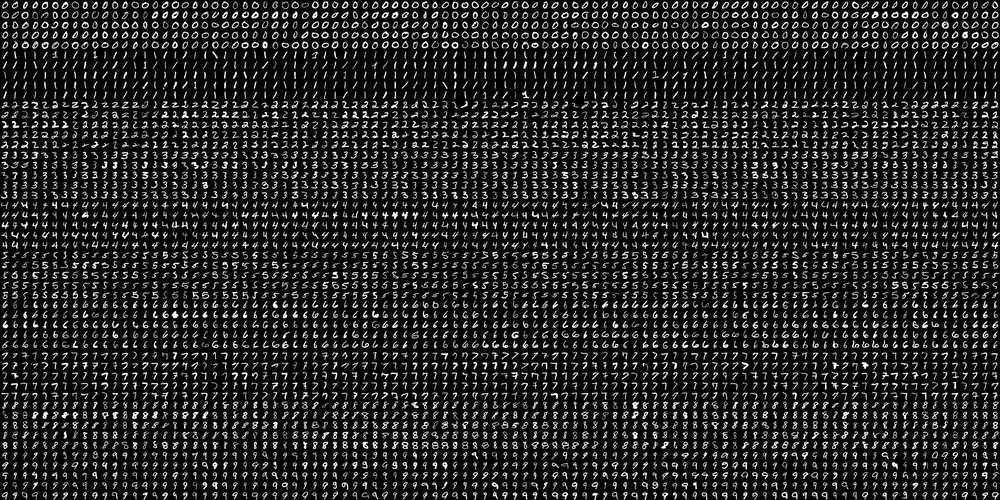
#> input picture datasets/digits.png, 1000 x 500 px, shrunk from 2000 x 1000 before the run
$ jupyter execute --allow-errors 4-machine-learning.ipynb   (older library calls are emulated)
#> lines starting #> are read from the running program, lines starting #| are printed output that depends on the picture
[cell 1]
# MNIST

import cv2
import numpy as np

def show_image(image):
    cv2.namedWindow('image', cv2.WINDOW_NORMAL)
    cv2.imshow('image', image)
    cv2.waitKey(0)
    cv2.destroyAllWindows()

digits = cv2.imread('../datasets/digits.png', 0)
#> digits is the input picture: shape (500, 1000); min 0, max 255, mean 36.1

# show_image(digits)
# print(digits.shape)

images = [np.hsplit(row, 100)
          for row in
          np.vsplit(digits, 50)]
#> images = 50 items

images = np.array(images, dtype=np.float32)

# print(images.shape)

train_features = images[:, :50].reshape(-1, (20 * 20))
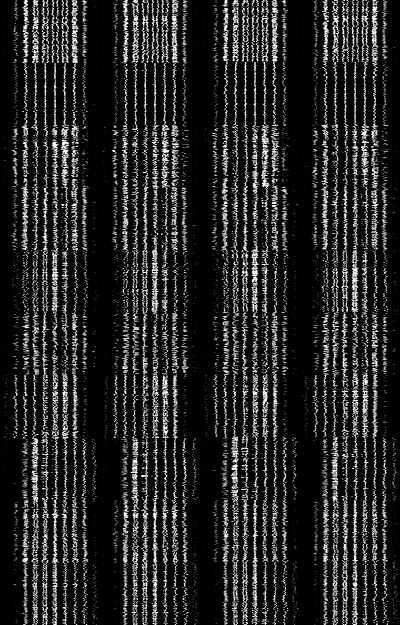
#> train_features: shape (625, 400) float32; min 0, max 255, mean 36.1
test_features = images[:, 50:100].reshape(-1, (20 * 20))
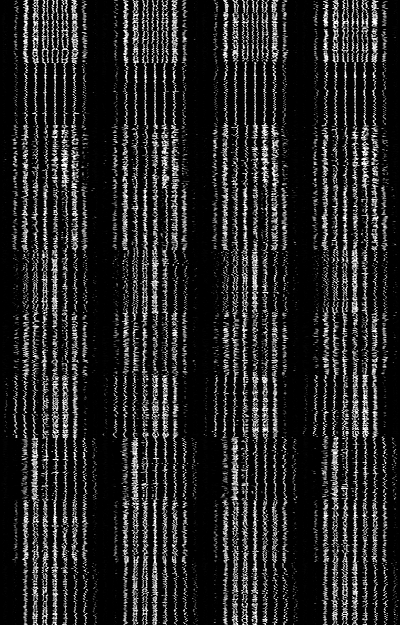
#> test_features: shape (625, 400) float32; min 0, max 255, mean 36.1

# create labels
k = np.arange(10)
train_labels = np.repeat(k, 250).reshape(-1, 1)
test_labels = train_labels.copy()

knn = cv2.ml.KNearest_create()
#> (the rest of this cell did not finish here and is left out)

[cell 2]
# MNIST

import cv2
import numpy as np

def show_image(image):
    cv2.namedWindow('image', cv2.WINDOW_NORMAL)
    cv2.imshow('image', image)
    cv2.waitKey(0)
    cv2.destroyAllWindows()

fashion = cv2.imread('../datasets/fashion.png', 0)
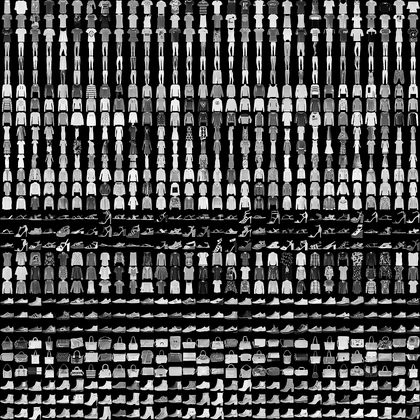
#> input picture datasets/fashion.png, 420 x 420 px, shrunk from 840 x 840 before the run
#> fashion is the input picture: shape (420, 420); min 0, max 255, mean 73.3
# 840 x 840

images = [np.hsplit(row, 30)
          for row in
          np.vsplit(fashion, 30)]
#> images = 30 items

images = np.array(images, dtype=np.float32)

# print(images.shape)

#> (the rest of this cell did not finish here and is left out)

[cell 3]
import cv2
import numpy as np

def show_image(image):
    cv2.namedWindow('image', cv2.WINDOW_NORMAL)
    cv2.imshow('image', image)
    cv2.waitKey(0)
    cv2.destroyAllWindows()

fashion = cv2.imread('../datasets/fashion.png', 0)
# 840 x 840

images = [np.hsplit(row, 30)
          for row in
          np.vsplit(fashion, 30)]

images = np.array(images, dtype=np.float32)

# print(images.shape)

#> (the rest of this cell did not finish here and is left out)

[cell 4]
import cv2
import numpy as np

def show_image(image):
    cv2.namedWindow('image', cv2.WINDOW_NORMAL)
    cv2.imshow('image', image)
    cv2.waitKey(0)
    cv2.destroyAllWindows()

fashion = cv2.imread('../datasets/digits.png', 0)
# 840 x 840

images = [np.hsplit(row, 100)
          for row in
          np.vsplit(fashion, 50)]
#> images = 50 items

images = np.array(images, dtype=np.float32)

# print(images.shape)

train_features = images[:, :50].reshape(-1, (20 * 20))
test_features = images[:, 50:100].reshape(-1, (20 * 20))


# create labels
k = np.arange(10)
train_labels = np.repeat(k, 250).reshape(-1, 1)
test_labels = train_labels.copy()

knn = cv2.ml.SVM_create()
knn.setKernel(cv2.ml.SVM_LINEAR)
knn.setC(2.67)
knn.setGamma(5.383)
knn.setType(cv2.ml.SVM_C_SVC)

#> (the rest of this cell did not finish here and is left out)

[cell 5]
# Mean Normalization

[cell 6]
import cv2
import numpy as np

def show_image(image):
    cv2.namedWindow('image', cv2.WINDOW_NORMAL)
    cv2.imshow('image', image)
    cv2.waitKey(0)
    cv2.destroyAllWindows()

digits = cv2.imread('../datasets/digits.png', 0)

# show_image(digits)
# print(digits.shape)

images = [np.hsplit(row, 100)
          for row in
          np.vsplit(digits, 50)]

images = np.array(images, dtype=np.float32)

# print(images.shape)

train_features = images[:, :50].reshape(-1, (20 * 20))
test_features = images[:, 50:100].reshape(-1, (20 * 20))

train_features -= np.mean(train_features, axis=0)
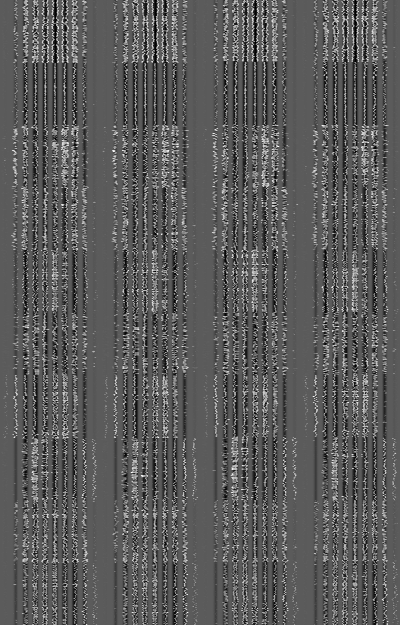
#> train_features: shape (625, 400) float32; min -141.3, max 250.8, mean 0; drawn with min black and max white
test_features -= np.mean(train_features, axis=0)

# create labels
k = np.arange(10)
train_labels = np.repeat(k, 250).reshape(-1, 1)
test_labels = train_labels.copy()

knn = cv2.ml.KNearest_create()
#> (the rest of this cell did not finish here and is left out)

[cell 7]
import cv2
import numpy as np

def show_image(image):
    cv2.namedWindow('image', cv2.WINDOW_NORMAL)
    cv2.imshow('image', image)
    cv2.waitKey(0)
    cv2.destroyAllWindows()

fashion = cv2.imread('../datasets/fashion.png', 0)
# 840 x 840

images = [np.hsplit(row, 30)
          for row in
          np.vsplit(fashion, 30)]
#> images = 30 items

images = np.array(images, dtype=np.float32)

# print(images.shape)

#> (the rest of this cell did not finish here and is left out)

[cell 8]
import cv2
import numpy as np

def show_image(image):
    cv2.namedWindow('image', cv2.WINDOW_NORMAL)
    cv2.imshow('image', image)
    cv2.waitKey(0)
    cv2.destroyAllWindows()

fashion = cv2.imread('../datasets/fashion.png', 0)
# 840 x 840

images = [np.hsplit(row, 30)
          for row in
          np.vsplit(fashion, 30)]

images = np.array(images, dtype=np.float32)

# print(images.shape)

#> (the rest of this cell did not finish here and is left out)

[cell 9]
import cv2
import numpy as np

def show_image(image):
    cv2.namedWindow('image', cv2.WINDOW_NORMAL)
    cv2.imshow('image', image)
    cv2.waitKey(0)
    cv2.destroyAllWindows()

fashion = cv2.imread('../datasets/digits.png', 0)
# 840 x 840

images = [np.hsplit(row, 100)
          for row in
          np.vsplit(fashion, 50)]
#> images = 50 items

images = np.array(images, dtype=np.float32)

# print(images.shape)

train_features = images[:, :50].reshape(-1, (20 * 20))
test_features = images[:, 50:100].reshape(-1, (20 * 20))

train_features -= np.mean(train_features, axis=0)
test_features -= np.mean(train_features, axis=0)

# create labels
k = np.arange(10)
train_labels = np.repeat(k, 250).reshape(-1, 1)
test_labels = train_labels.copy()

knn = cv2.ml.SVM_create()
knn.setKernel(cv2.ml.SVM_LINEAR)
knn.setC(2.67)
knn.setGamma(5.383)
knn.setType(cv2.ml.SVM_C_SVC)

#> (the rest of this cell did not finish here and is left out)

[cell 10]
import cv2
import numpy as np
import matplotlib.pyplot as mpl

from sklearn.decomposition import PCA

digits = cv2.imread('../datasets/digits.png', 0)

images = np.array(digits, dtype=np.float32)
images = images.reshape(-1, (20 * 20))
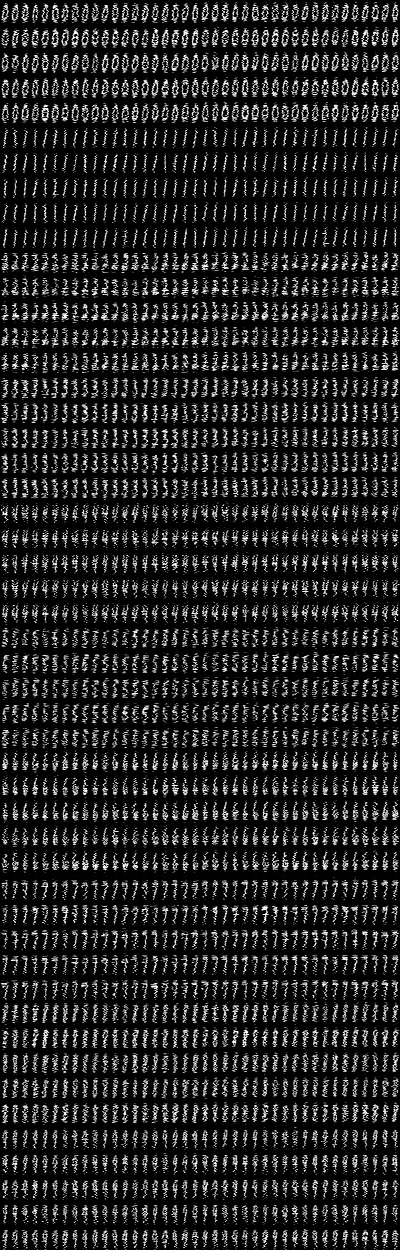
#> images: shape (1250, 400) float32; min 0, max 255, mean 36.1

pca = PCA(n_components=images.shape[1])

pca.fit(images)

mpl.plot(np.cumsum(pca.explained_variance_ratio_))
mpl.xlabel('Number of components')
mpl.ylabel('Cumulative explained variance')
mpl.show()
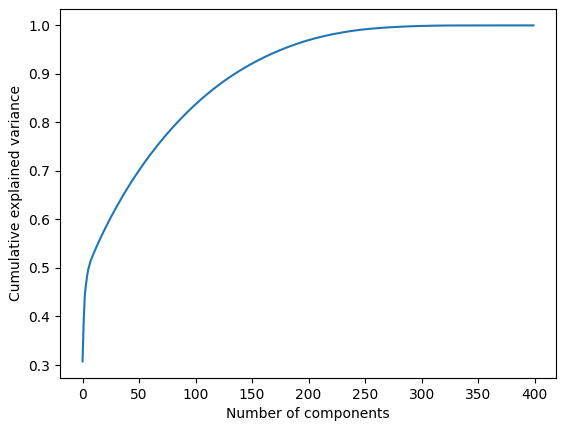
#> figure drawn by matplotlib, 1 panel; curve peaks at x = 399, y = 1

train_features = pca.transform(train_features)
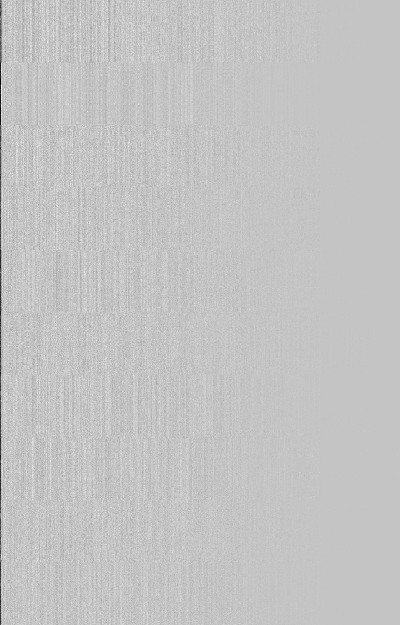
#> train_features: shape (625, 400) float32; min -1421.2, max 423.8, mean -2.7; drawn with min black and max white
test_features = pca.transform(test_features)
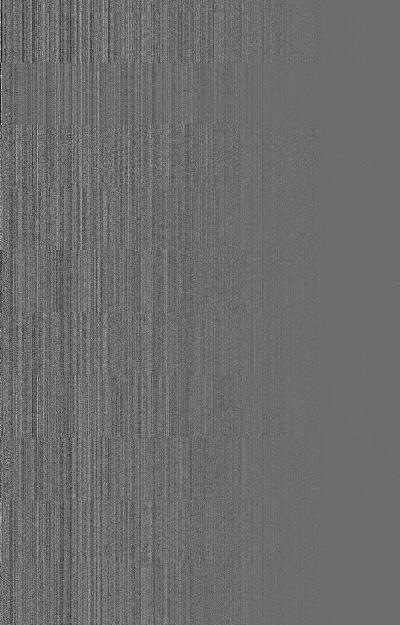
#> test_features: shape (625, 400) float32; min -504.9, max 675, mean -0.9; drawn with min black and max white

train_features.shape, test_features.shape

inverse_pca = pca.inverse_transform(train_features)
inverse_pca.shape
mpl.imshow(inverse_pca[0].reshape(20, 20), cmap='gray')
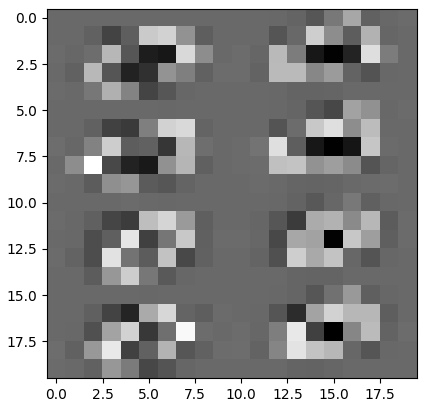
#> figure drawn by matplotlib, 1 panel
